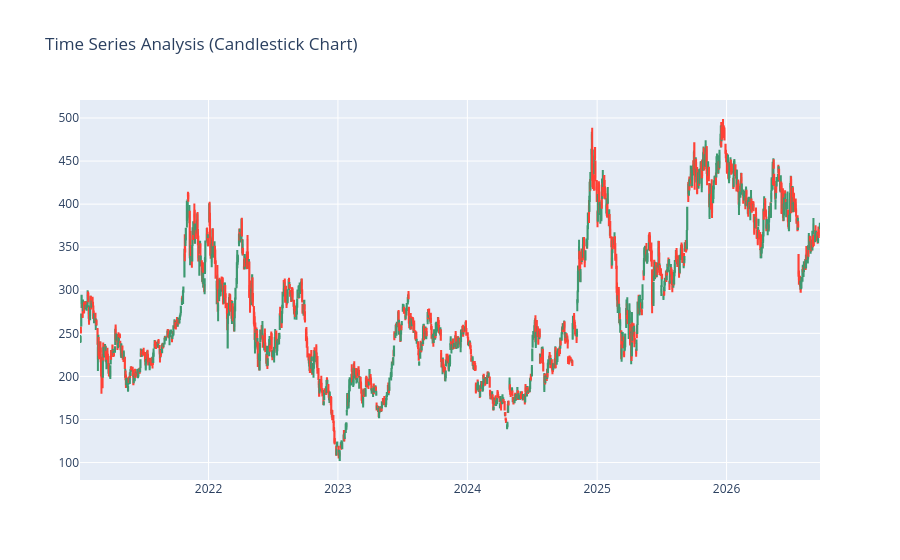

Notebook code cell kept with this figure:
### Code cell
import plotly.graph_objects as go
figure = go.Figure(data=[go.Candlestick(x = data.index,open = df["Open"], high = df["High"],low = df["Low"], close = df["Close"])])
figure.update_layout(title = "Time Series Analysis (Candlestick Chart)", xaxis_rangeslider_visible = False)
figure.show()

### Figure 1 — Plotly figure (JSON) as saved in the notebook; plotly's stock layout.template omitted (floating-point values rounded to 4 significant figures; data arrays with more than 128 entries replaced by an {"elided": "..."} marker saying what was removed)
{"data": [{"close": {"elided": "1435 float values"}, "high": {"elided": "1435 float values"}, "low": {"elided": "1435 float values"}, "open": {"elided": "1435 float values"}, "type": "candlestick", "x": {"elided": "1435 str values"}}], "layout": {"title": {"text": "Time Series Analysis (Candlestick Chart)"}, "xaxis": {"rangeslider": {"visible": false}}}}
